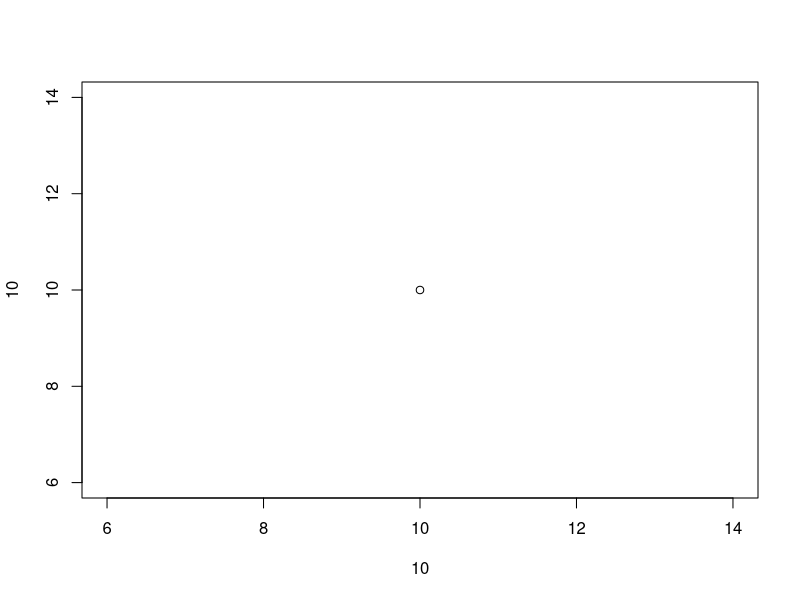
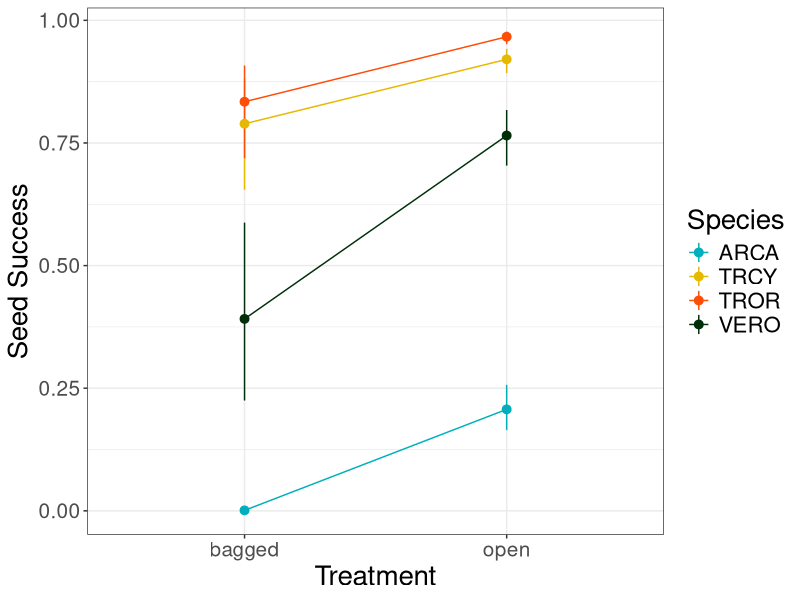

R code for these plots, in order:
# last updated 21 March 2021 
# analysis to look at if bagging plants affects their success rate in four focal plants in perenjori 
# still figuring out github..... :| 

# libraries
require(lme4)
require(emmeans)
require(ggplot2)
require(glmmTMB)

# working directory
setwd('/Users/aubrie/Dropbox/UQ/WesternAustraliaProjects/PFD2020/DataCode/')

# data 
dat<-read.csv('Bagged_Plants2020.csv', header=T)

# complete cases
df<-dat[which(complete.cases(dat)==T),]

# add failures in 
df$fails<-(df$attempts)-(df$successes)

# add in id 
df$id<-seq(1:nrow(df))

# two column integer matrix with successes then fails 
# for more info do: ?binomial
try<-cbind(df$successes, df$fails)

# model
mod<-glmmTMB(cbind(successes,fails)~species*treatment+(1|id), family='binomial', data=df)

# get data 
estimates<-emmip(mod, species~treatment, CI=T, type='response', plotit=F)

# plot 
plot(10,10)
labels<-c(arca="ARCA", vero="VERO", tror="TROR", trcy="TRCY")
ggplot(estimates, aes(x=xvar, y=yvar, group=species,col=species))+geom_line()+geom_pointrange(aes(ymin=LCL, ymax=UCL))+theme_bw()+theme(text=element_text(size=20), axis.text.x=element_text(size=15), axis.text.y=element_text(size=15))+labs(col='Species')+scale_color_manual(labels=labels, values=c("#00AFBB", "#E7B800", "#FC4E07", '#002E09'))+xlab('Treatment')+ylab('Seed Success')

# get pairs comparison on the species two different bagging treatments
mod.emm<-emmeans(mod, ~treatment|species)
tab<-pairs(mod.emm)

# can also compare species success 
mod.emm2<-emmeans(mod, ~species|treatment)
tab2<-pairs(mod.emm2)

# prob of setting seeds
emmeans(mod, ~species|treatment, type="response")
